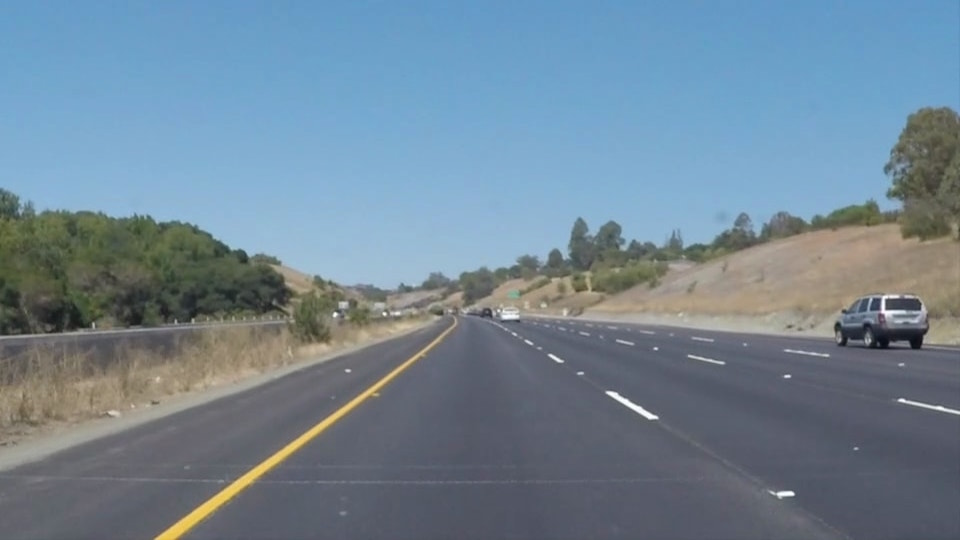
#> input picture test_images/solidYellowCurve.jpg, 960 x 540 px
$ python read_video.py
#> lines starting #> are read from the running program, lines starting #| are printed output that depends on the picture; after the words box and inside, x2 and y2 are one past the last pixel; in counts of white or black regions, pixels touching at a corner belong together
import matplotlib.pyplot as plt
import matplotlib.image as mpimg
import numpy as np
import cv2
# matplotlib inline
import math
from moviepy.editor import VideoFileClip

#reading in an image
image = mpimg.imread('test_images/solidYellowCurve.jpg')
#> image is the input picture: shape (540, 960, 3); mean R, G, B 113, 133.4, 149
#printing out some stats and plotting
print('This image is:', type(image), 'with dimensions:', image.shape)
#| This image is: <class 'numpy.ndarray'> with dimensions: (540, 960, 3)

def grayscale(img):
    return cv2.cvtColor(img, cv2.COLOR_RGB2GRAY)

def canny(img, low_threshold, high_threshold):
    return cv2.Canny(img, low_threshold, high_threshold)

def gaussian_blur(img, kernel_size):
    return cv2.GaussianBlur(img, (kernel_size, kernel_size), 0)

def region_of_interest(img, vertices):
    #defining a blank mask to start with
    mask = np.zeros_like(img)

    #defining a 3 channel or 1 channel color to fill the mask with depending on the input image
    if len(img.shape) > 2:
        channel_count = img.shape[2]  # i.e. 3 or 4 depending on your image
        ignore_mask_color = (255,) * channel_count
    else:
        ignore_mask_color = 255

    #filling pixels inside the polygon defined by "vertices" with the fill color
    cv2.fillPoly(mask, vertices, ignore_mask_color)

    #returning the image only where mask pixels are nonzero
    masked_image = cv2.bitwise_and(img, mask)
    return masked_image


# [11 lines left out: functions draw_lines, hough_lines, not called in this run]

# Python 3 has support for cool math symbols.

def weighted_img(img, initial_img, α=0.8, β=1., γ=0.):
    return cv2.addWeighted(initial_img, α, img, β, γ)

gray = grayscale(image)
#> in grayscale, `return cv2.cvtColor(img, cv2.COLOR_RGB2GRAY)`:
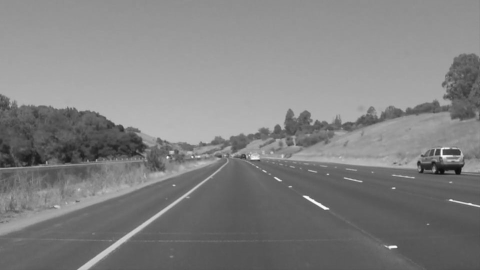
#> returned value: shape (540, 960) (shown at 1/2 size); min 11, max 254, mean 129.1

# Define a kernel size and apply Gaussian smoothing
kernel_size = 5
blur_gray = gaussian_blur(gray, kernel_size)

# Define our parameters for Canny and apply
low_threshold = 50
high_threshold = 100
edges = canny(blur_gray, low_threshold, high_threshold)
#> in canny, `return cv2.Canny(img, low_threshold, high_threshold)`:
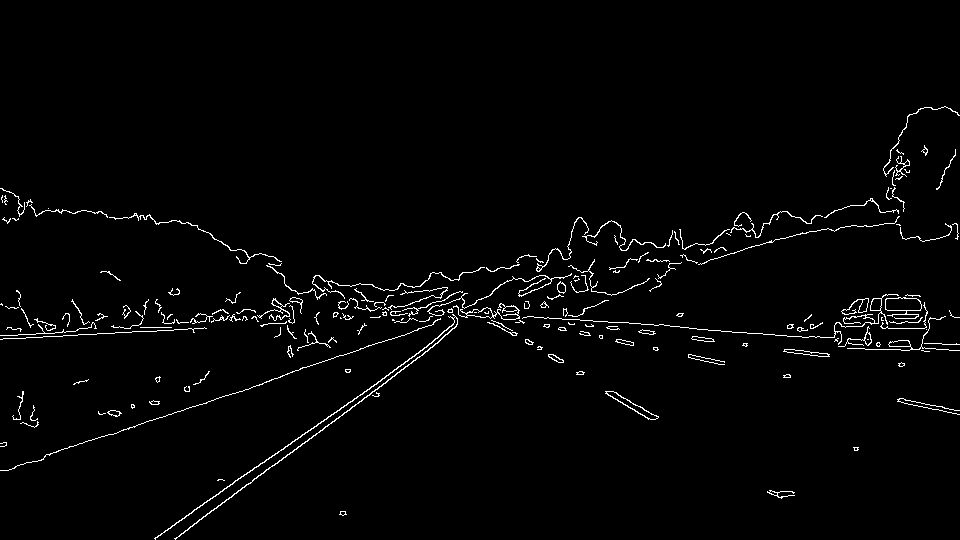
#> returned value: shape (540, 960); 2% white in thin lines or dots, all inside (x1, y1, x2, y2) = (0, 106, 960, 540)

# Next we'll create a masked edges image using cv2.fillPoly()

# This time we are defining a four sided polygon to mask
imshape = image.shape
vertices = np.array([[(0,imshape[0]),(450, 320), (490, 320), (imshape[1],imshape[0])]], dtype=np.int32)

masked_edges = region_of_interest(edges, vertices)
#> in region_of_interest, `cv2.fillPoly(mask, vertices, ignore_mask_color)`:
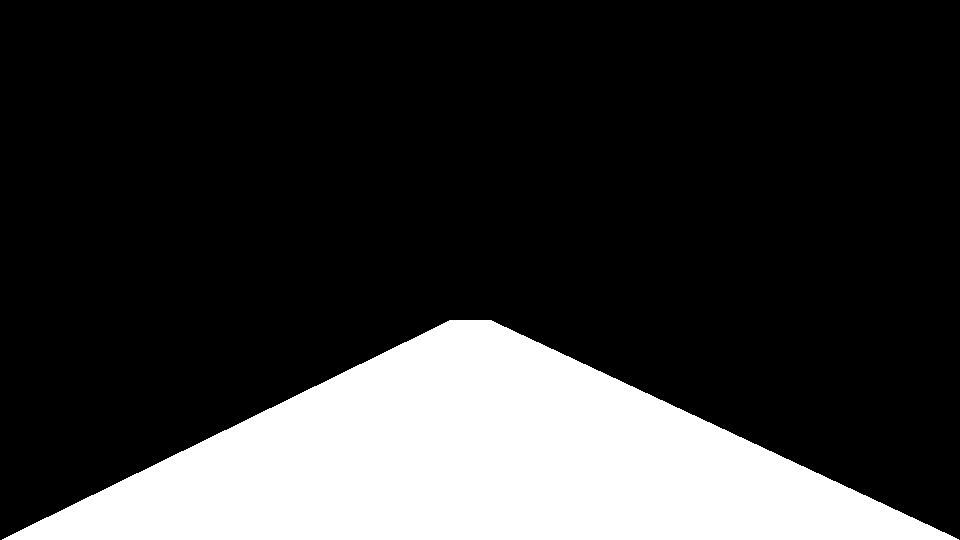
#> mask: shape (540, 960); 21.2% white; 1 white region, box (x1, y1, x2, y2) and area: (2, 320, 959, 540) 110020
#> in region_of_interest, `masked_image = cv2.bitwise_and(img, mask)`:
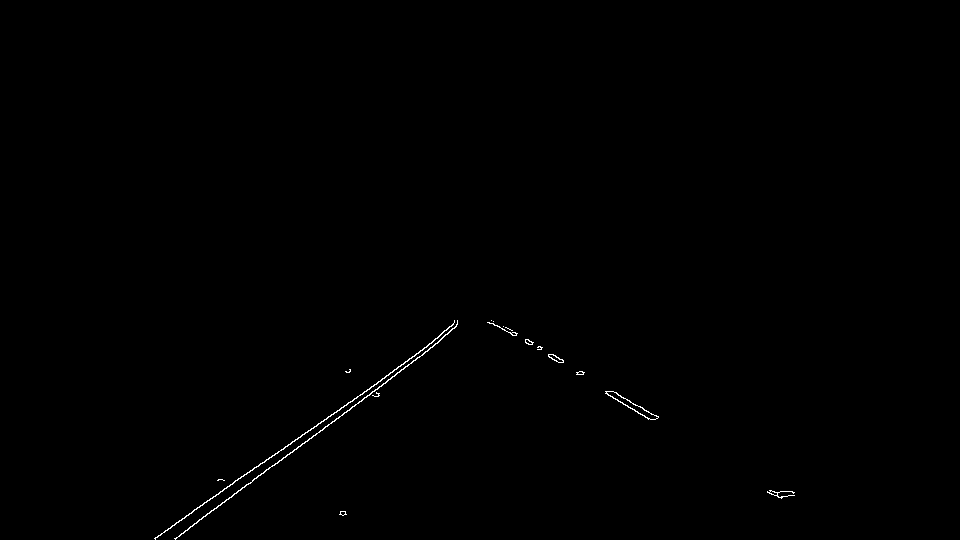
#> masked_image: shape (540, 960); 0.28% white in thin lines or dots, all inside (x1, y1, x2, y2) = (154, 320, 795, 540)

# Define the Hough transform parameters
# Make a blank the same size as our image to draw on
rho = 1 # distance resolution in pixels of the Hough grid
theta = np.pi/180 # angular resolution in radians of the Hough grid
threshold = 50   # minimum number of votes (intersections in Hough grid cell)
min_line_length = 1 #minimum number of pixels making up a line
max_line_gap = 250   # maximum gap in pixels between connectable line segments
line_image = np.copy(image)*0 # creating a blank to draw lines on
#> line_image: shape (540, 960, 3); every value is 0

# Run Hough on edge detected image
# Output "lines" is an array containing endpoints of detected line segments
lines = cv2.HoughLinesP(masked_edges, rho, theta, threshold, np.array([]),
                            min_line_length, max_line_gap)
#> lines = [[154, 538, 455, 327], [199, 519, 385, 383], [157, 537, 448, 333], [506, 327, 787, 496], [175, 539, 443, 337], [497, 325, 648, 419], [332, 421, 423, 354], [176, 522, 456, 326], [491, 320, 769, 493]]

# Iterate over the output "lines" and draw lines on a blank image
for line in lines:
    for x1,y1,x2,y2 in line:
        cv2.line(line_image,(x1,y1),(x2,y2),(255,0,0),10)
#> this loop made 9 passes
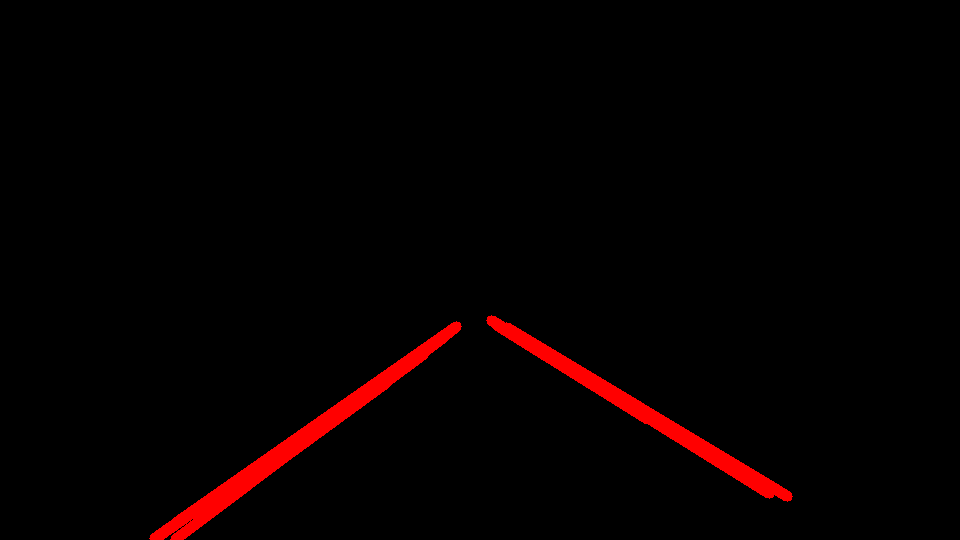
#> line_image: shape (540, 960, 3); mean R, G, B 6, 0, 0

# Create a "color" binary image to combine with line image
color_edges = np.dstack((edges, edges, edges))

# Draw the lines on the edge image
lines_edges = cv2.addWeighted(color_edges, 0.8, line_image, 1, 0)
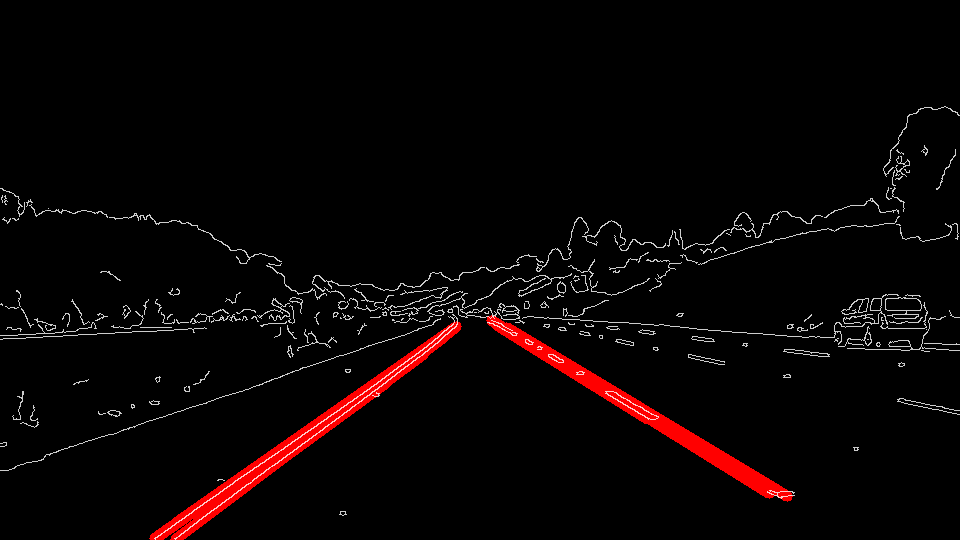
#> lines_edges: shape (540, 960, 3); mean of channels 0, 1, 2 9.5, 4.1, 4.1; drawn as R, G, B


# [39 lines left out: function process_image, not called in this run]

white_output = 'test_videos_output/hasil2.mp4'
## To speed up the testing process you may want to try your pipeline on a shorter subclip of the video
## To do so add .subclip(start_second,end_second) to the end of the line below
## Where start_second and end_second are integer values representing the start and end of the subclip
## You may also uncomment the following line for a subclip of the first 5 seconds
##clip1 = VideoFileClip("test_videos/solidWhiteRight.mp4").subclip(0,5)
#> (the run stopped early here; a loop or call above may not have finished)

$ run again, with test_images/solidWhiteCurve.jpg copied over test_images/solidYellowCurve.jpg
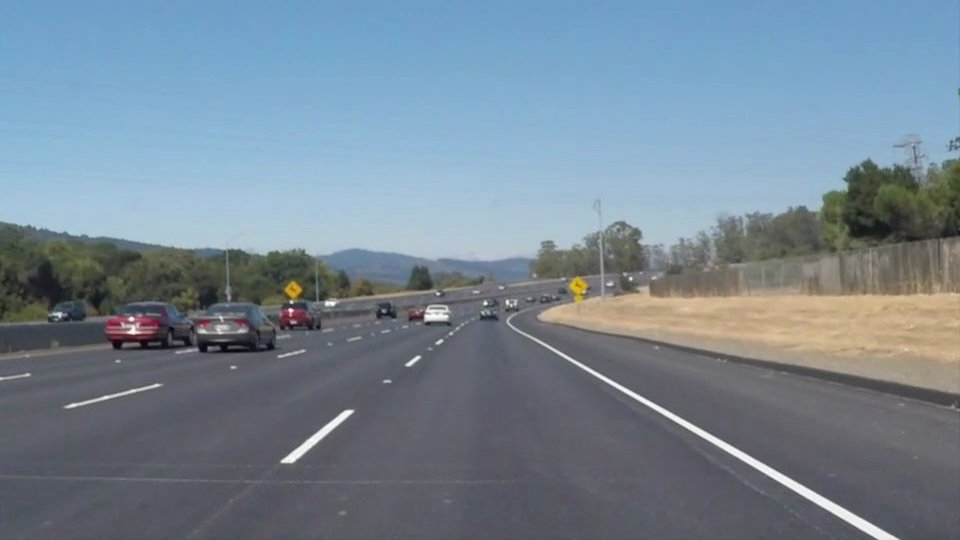
#> input picture test_images/solidWhiteCurve.jpg, 960 x 540 px
#> image is the input picture: shape (540, 960, 3); mean R, G, B 118.5, 134.5, 148.1
#| This image is: <class 'numpy.ndarray'> with dimensions: (540, 960, 3)
#> mask: shape (540, 960); 21.2% white; 1 white region, box (x1, y1, x2, y2) and area: (2, 320, 959, 540) 110020
#> masked_image: shape (540, 960); 0.29% white in thin lines or dots, all inside (x1, y1, x2, y2) = (280, 320, 899, 540)
#> lines = [[523, 335, 876, 538], [572, 358, 898, 538], [537, 342, 877, 538], [293, 462, 440, 339], [294, 449, 468, 322], [313, 434, 462, 322], [567, 356, 893, 536]]
#> the loop `for line in lines:` made 7 passes
#> after the loop `for line in lines:`:
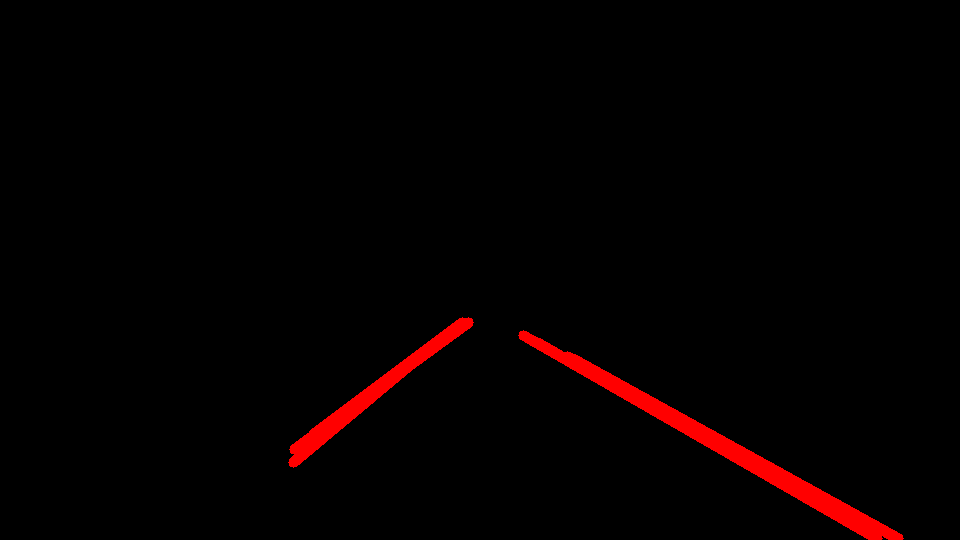
#> line_image: shape (540, 960, 3); mean R, G, B 5.4, 0, 0
#> color_edges: shape (540, 960, 3); 2.1% white in thin lines or dots, all inside (x1, y1, x2, y2) = (0, 88, 960, 540)
#> `lines_edges = cv2.addWeighted(color_edges, 0.8, line_image, 1, 0)`:
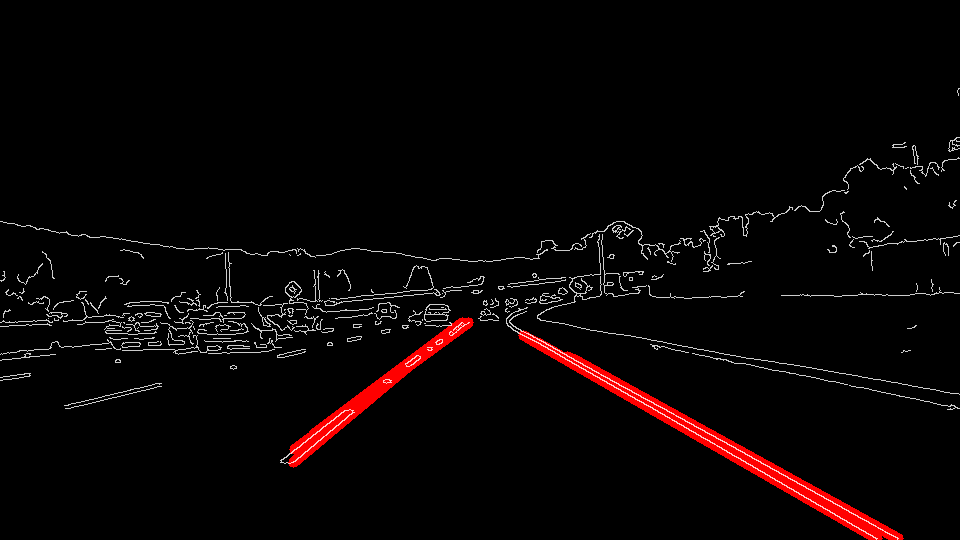
#> lines_edges: shape (540, 960, 3); mean of channels 0, 1, 2 9.1, 4.3, 4.3; drawn as R, G, B

$ run again, with test_images/solidWhiteRight.jpg copied over test_images/solidYellowCurve.jpg
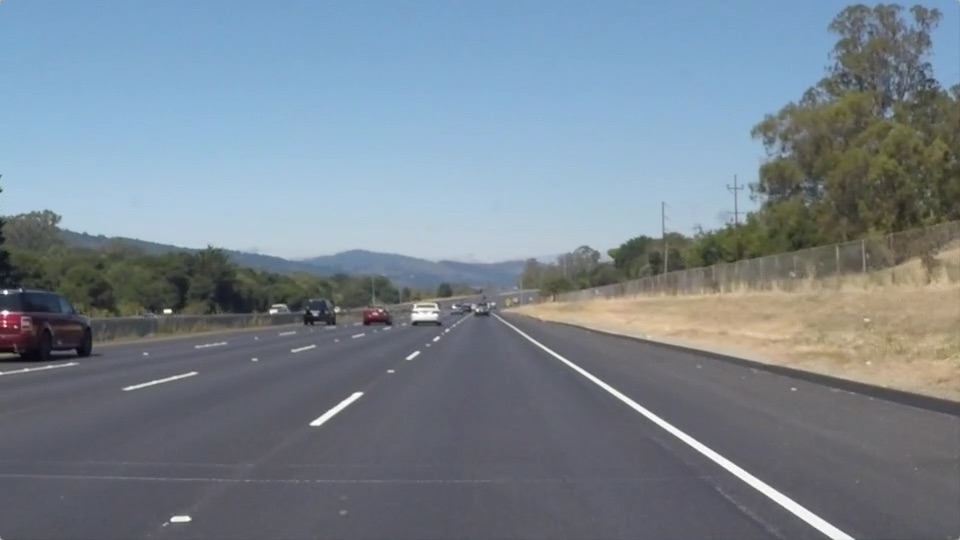
#> input picture test_images/solidWhiteRight.jpg, 960 x 540 px
#> image is the input picture: shape (540, 960, 3); mean R, G, B 120.3, 132.6, 143.7
#| This image is: <class 'numpy.ndarray'> with dimensions: (540, 960, 3)
#> mask: shape (540, 960); 21.2% white; 1 white region, box (x1, y1, x2, y2) and area: (2, 320, 959, 540) 110020
#> masked_image: shape (540, 960); 0.28% white in thin lines or dots, all inside (x1, y1, x2, y2) = (2, 320, 958, 540)
#> lines = [[540, 343, 853, 538], [518, 333, 799, 516], [531, 342, 832, 538], [522, 335, 719, 463], [162, 523, 463, 320], [187, 521, 464, 320]]
#> the loop `for line in lines:` made 6 passes
#> after the loop `for line in lines:`:
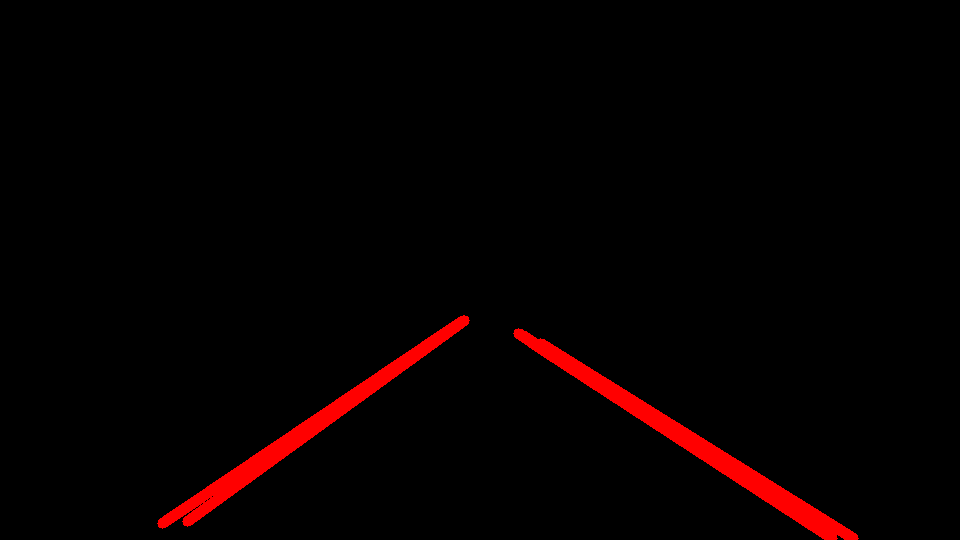
#> line_image: shape (540, 960, 3); mean R, G, B 6.6, 0, 0
#> color_edges: shape (540, 960, 3); 2.3% white in thin lines or dots
#> `lines_edges = cv2.addWeighted(color_edges, 0.8, line_image, 1, 0)`:
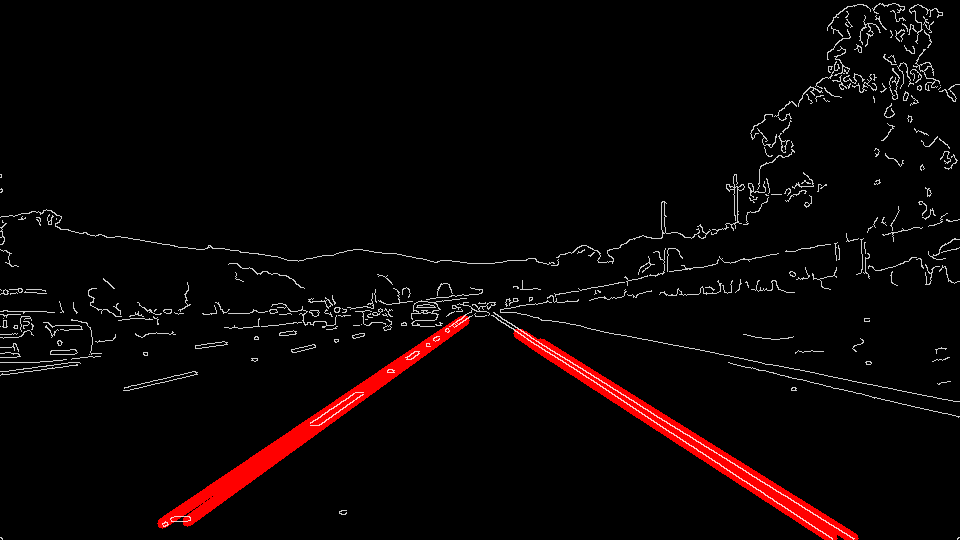
#> lines_edges: shape (540, 960, 3); mean of channels 0, 1, 2 10.7, 4.6, 4.6; drawn as R, G, B
